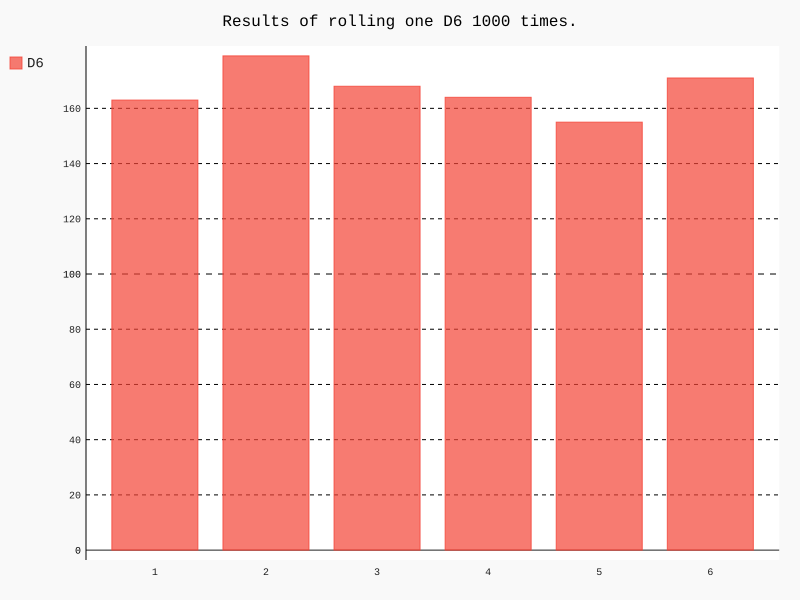

Here is the Python script that generated this plot:
from die import Die
import pygal

# Create a D6
die = Die()

# Make some rolls and store results in a list.
results = []
for roll_num in range(1000):
    result = die.roll()
    results.append(result)

# Analyze the results.
frequencies = []
for value in range(1, die.num_sides+1):
    frequency = results.count(value)
    frequencies.append(frequency)

# Visualize the results.
hist = pygal.Bar()

hist.title = "Results of rolling one D6 1000 times."
hist.x_labels = ['1', '2', '3', '4', '5', '6']
hist._x_title = "Result"
hist._y_title = "Frequency of Result"

hist.add('D6', frequencies)
hist.render_to_file('die_visual.svg')
